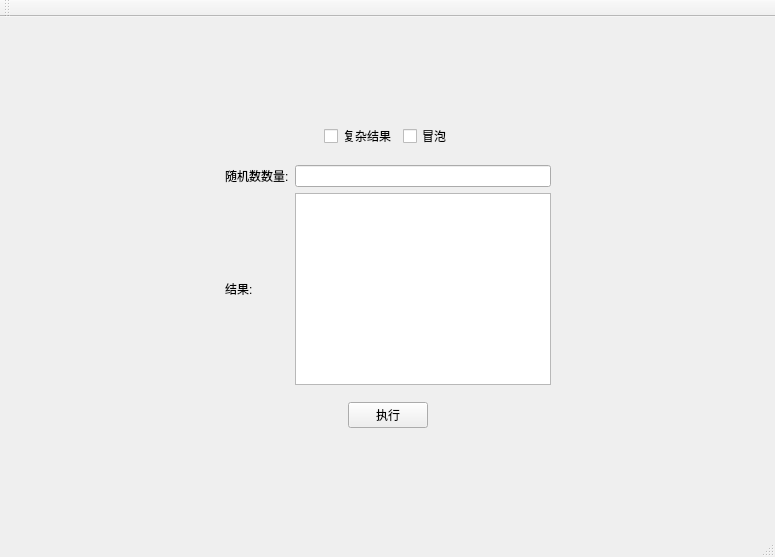
<?xml version="1.0" encoding="UTF-8"?>
<ui version="4.0">
 <class>MainWindow</class>
 <widget class="QMainWindow" name="MainWindow">
  <property name="geometry">
   <rect>
    <x>0</x>
    <y>0</y>
    <width>775</width>
    <height>557</height>
   </rect>
  </property>
  <property name="windowTitle">
   <string>MainWindow</string>
  </property>
  <widget class="QWidget" name="centralWidget">
   <layout class="QGridLayout" name="gridLayout">
    <item row="2" column="2">
     <widget class="QLineEdit" name="lineEdit"/>
    </item>
    <item row="3" column="1">
     <widget class="QLabel" name="labelResult">
      <property name="text">
       <string>结果:</string>
      </property>
     </widget>
    </item>
    <item row="4" column="1" colspan="2">
     <widget class="QWidget" name="widget_2" native="true">
      <layout class="QGridLayout" name="gridLayout_3">
       <item row="0" column="1">
        <widget class="QPushButton" name="pushButtonRun">
         <property name="text">
          <string>执行</string>
         </property>
        </widget>
       </item>
       <item row="0" column="0">
        <spacer name="horizontalSpacer_3">
         <property name="orientation">
          <enum>Qt::Horizontal</enum>
         </property>
         <property name="sizeHint" stdset="0">
          <size>
           <width>40</width>
           <height>20</height>
          </size>
         </property>
        </spacer>
       </item>
       <item row="0" column="2">
        <spacer name="horizontalSpacer_4">
         <property name="orientation">
          <enum>Qt::Horizontal</enum>
         </property>
         <property name="sizeHint" stdset="0">
          <size>
           <width>40</width>
           <height>20</height>
          </size>
         </property>
        </spacer>
       </item>
      </layout>
     </widget>
    </item>
    <item row="5" column="1" colspan="2">
     <spacer name="verticalSpacer">
      <property name="orientation">
       <enum>Qt::Vertical</enum>
      </property>
      <property name="sizeHint" stdset="0">
       <size>
        <width>20</width>
        <height>40</height>
       </size>
      </property>
     </spacer>
    </item>
    <item row="1" column="1" colspan="2">
     <widget class="QWidget" name="widget" native="true">
      <layout class="QGridLayout" name="gridLayout_2">
       <item row="0" column="0">
        <spacer name="horizontalSpacer">
         <property name="orientation">
          <enum>Qt::Horizontal</enum>
         </property>
         <property name="sizeHint" stdset="0">
          <size>
           <width>40</width>
           <height>20</height>
          </size>
         </property>
        </spacer>
       </item>
       <item row="0" column="4">
        <spacer name="horizontalSpacer_2">
         <property name="orientation">
          <enum>Qt::Horizontal</enum>
         </property>
         <property name="sizeHint" stdset="0">
          <size>
           <width>40</width>
           <height>20</height>
          </size>
         </property>
        </spacer>
       </item>
       <item row="0" column="2">
        <widget class="QCheckBox" name="checkBoxBubbleSort">
         <property name="text">
          <string>冒泡</string>
         </property>
        </widget>
       </item>
       <item row="0" column="1">
        <widget class="QCheckBox" name="checkBoxComplex">
         <property name="text">
          <string>复杂结果</string>
         </property>
        </widget>
       </item>
      </layout>
     </widget>
    </item>
    <item row="3" column="2">
     <widget class="QTextEdit" name="textEditResult"/>
    </item>
    <item row="0" column="1" colspan="2">
     <spacer name="verticalSpacer_2">
      <property name="orientation">
       <enum>Qt::Vertical</enum>
      </property>
      <property name="sizeHint" stdset="0">
       <size>
        <width>20</width>
        <height>40</height>
       </size>
      </property>
     </spacer>
    </item>
    <item row="2" column="1">
     <widget class="QLabel" name="labelCount">
      <property name="text">
       <string>随机数数量:</string>
      </property>
     </widget>
    </item>
    <item row="3" column="0">
     <spacer name="horizontalSpacer_5">
      <property name="orientation">
       <enum>Qt::Horizontal</enum>
      </property>
      <property name="sizeHint" stdset="0">
       <size>
        <width>40</width>
        <height>20</height>
       </size>
      </property>
     </spacer>
    </item>
    <item row="3" column="3">
     <spacer name="horizontalSpacer_6">
      <property name="orientation">
       <enum>Qt::Horizontal</enum>
      </property>
      <property name="sizeHint" stdset="0">
       <size>
        <width>40</width>
        <height>20</height>
       </size>
      </property>
     </spacer>
    </item>
   </layout>
  </widget>
  <widget class="QMenuBar" name="menuBar">
   <property name="geometry">
    <rect>
     <x>0</x>
     <y>0</y>
     <width>775</width>
     <height>23</height>
    </rect>
   </property>
  </widget>
  <widget class="QToolBar" name="mainToolBar">
   <attribute name="toolBarArea">
    <enum>TopToolBarArea</enum>
   </attribute>
   <attribute name="toolBarBreak">
    <bool>false</bool>
   </attribute>
  </widget>
  <widget class="QStatusBar" name="statusBar"/>
 </widget>
 <layoutdefault spacing="6" margin="11"/>
 <resources/>
 <connections/>
</ui>
